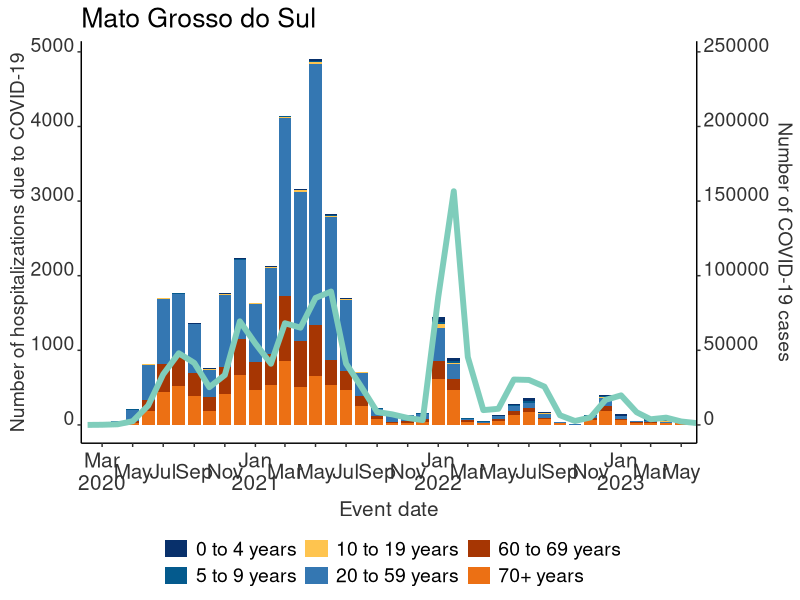
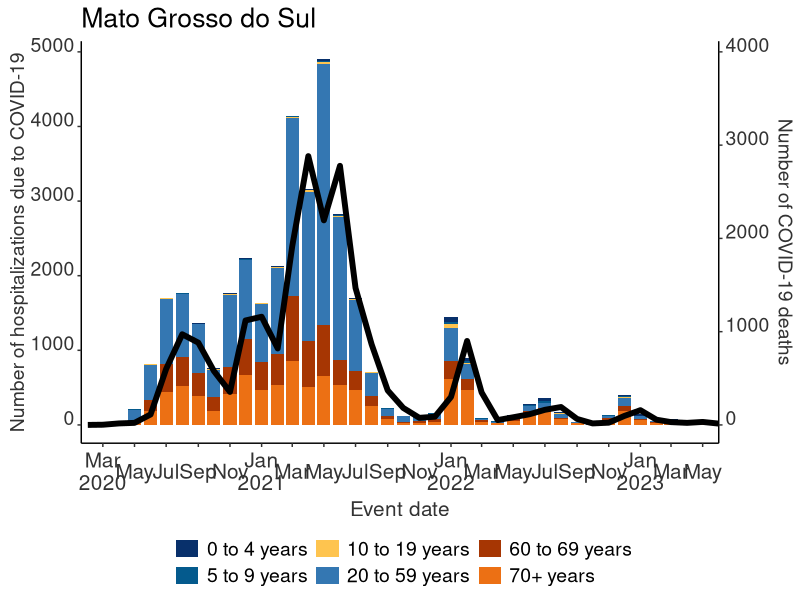

The R source for these figures, in order:

library(data.table)
library(tidyverse)
library(dplyr)
library(gridExtra)


cases_ms_month <- fread("data/cases/data_ms_per_month.csv", sep=";")
hosp_ms_month <- fread("data/cases/data_ms_hosp_covid_per_month.csv", sep=";")

hosp_ms_month$faixaEtaria <- factor(hosp_ms_month$faixaEtaria, levels = c("0 a 4 anos", "5 a 9 anos", "10 a 19 anos", "20 a 59 anos", "60 a 69 anos", "70+ anos"))

hosp_ms_month$faixaEtariaEng <- NA
hosp_ms_month$faixaEtariaEng[which(hosp_ms_month$faixaEtaria == "0 a 4 anos")] <- "0 to 4 years"
hosp_ms_month$faixaEtariaEng[which(hosp_ms_month$faixaEtaria == "5 a 9 anos")] <- "5 to 9 years"
hosp_ms_month$faixaEtariaEng[which(hosp_ms_month$faixaEtaria == "10 a 19 anos")] <- "10 to 19 years"
hosp_ms_month$faixaEtariaEng[which(hosp_ms_month$faixaEtaria == "20 a 59 anos")] <- "20 to 59 years"
hosp_ms_month$faixaEtariaEng[which(hosp_ms_month$faixaEtaria == "60 a 69 anos")] <- "60 to 69 years"
hosp_ms_month$faixaEtariaEng[which(hosp_ms_month$faixaEtaria == "70+ anos")] <- "70+ years"

hosp_ms_month$faixaEtariaEng <- factor(hosp_ms_month$faixaEtariaEng, levels = c("0 to 4 years", "5 to 9 years", "10 to 19 years", "20 to 59 years", "60 to 69 years", "70+ years"))

n_month <- max(hosp_ms_month$total)

Sys.setlocale("LC_TIME", "en_US")

p1engmonth <- ggplot()+
  geom_bar(data=hosp_ms_month, aes(x=month,y=total,fill=faixaEtariaEng),stat="identity")+
  geom_line(data=cases_ms_month, aes(x=month,y=casosNovos*0.02),size=2, color="#7fcdbb")+
  scale_y_continuous(sec.axis = sec_axis( trans=(~./0.02), name="Number of COVID-19 cases") ) +
  scale_x_date(labels = scales::label_date_short(format = c("%Y", "%b"), sep = "\n"), expand = c(0,0), breaks = "2 months") +
  scale_fill_manual("", values = c("0 to 4 years" = "#08306B", "5 to 9 years" = "#045A8D",    "10 to 19 years" = "#FEC44F",
                                   "20 to 59 years" = "#3477B2", "60 to 69 years" = "#A63603", "70+ years" = "#EC7014"))+
  labs(x="Event date",y="Number of hospitalizations due to COVID-19",fill="",title = "Mato Grosso do Sul")+
  theme_classic()+
  theme(legend.key.height = unit(0.2, "cm")) +
  guides(fill=guide_legend(ncol=3))+
  theme(legend.position = "bottom",legend.box = "vertical")+
  theme(axis.text.x = element_text(color = "grey20", size = 15, angle = 0, hjust = .5, vjust = .5, face = "plain"),
        axis.text.y = element_text(color = "grey20", size = 14, angle = 0, hjust = 1, vjust = 0, face = "plain"),
        axis.title.x = element_text(color = "grey20", size = 15, angle = 0, hjust = .5, vjust = 0, face = "plain"),
        axis.title.y = element_text(color = "grey20", size = 14, angle = 90, hjust = .5, vjust = .5, face = "plain"),
        legend.text=element_text(size=14),
        text=element_text(size=16),
        title = element_text(size=16))

p2engmonth <- ggplot()+
  geom_bar(data=hosp_ms_month, aes(x=month,y=total,fill=faixaEtariaEng),stat="identity")+
  geom_line(data=cases_ms_month, aes(x=month,y=obitosNovos*1.25),size=2, color="#000000")+
  scale_y_continuous(sec.axis = sec_axis( trans=(~./1.25), name="Number of COVID-19 deaths") ) +
  scale_x_date(labels = scales::label_date_short(format = c("%Y", "%b"), sep = "\n"), expand = c(0,0), breaks = "2 months") +
  scale_fill_manual("", values = c("0 to 4 years" = "#08306B", "5 to 9 years" = "#045A8D",    "10 to 19 years" = "#FEC44F",
                                   "20 to 59 years" = "#3477B2", "60 to 69 years" = "#A63603", "70+ years" = "#EC7014"))+
  labs(x="Event date",y="Number of hospitalizations due to COVID-19",fill="",title = "Mato Grosso do Sul")+
  theme_classic()+
  theme(legend.key.height = unit(0.2, "cm")) +
  guides(fill=guide_legend(ncol=3))+
  theme(legend.position = "bottom",legend.box = "vertical")+
  theme(axis.text.x = element_text(color = "grey20", size = 15, angle = 0, hjust = .5, vjust = .5, face = "plain"),
        axis.text.y = element_text(color = "grey20", size = 14, angle = 0, hjust = 1, vjust = 0, face = "plain"),
        axis.title.x = element_text(color = "grey20", size = 15, angle = 0, hjust = .5, vjust = 0, face = "plain"),
        axis.title.y = element_text(color = "grey20", size = 14, angle = 90, hjust = .5, vjust = .5, face = "plain"),
        legend.text=element_text(size=14),
        text=element_text(size=16),
        title = element_text(size=16))

p <- arrangeGrob(p1engmonth, p2engmonth, ncol=1)

ggsave(filename = paste0("cases_hosp_sars_month.pdf"), plot = p, device = "pdf", dpi = 300, width = 14, height = 12)
